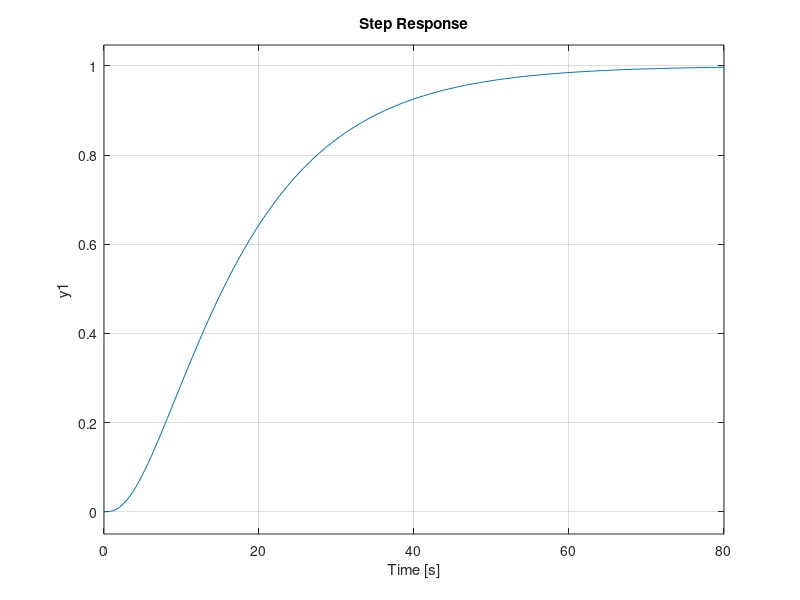
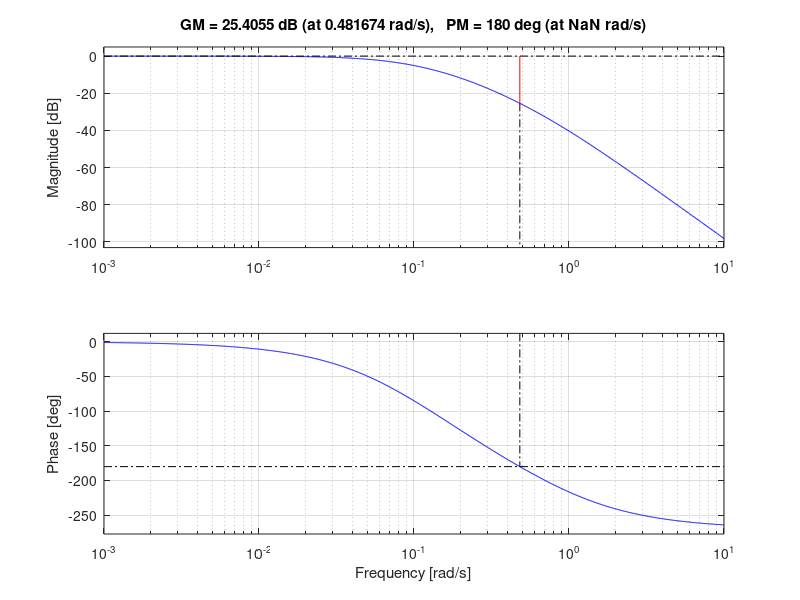
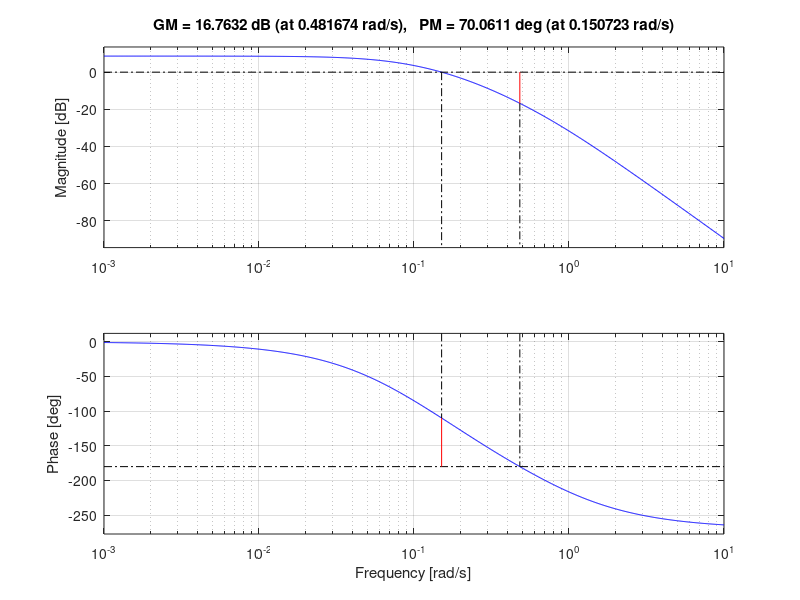
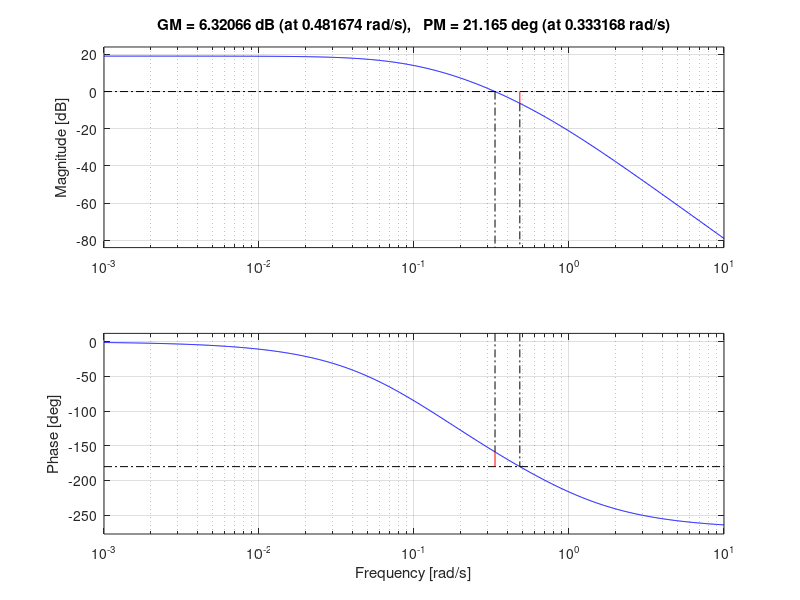

Source code (MATLAB) for these figures, in order: (Note: this script raises an error after producing the figures.)
%%Plant
time =  1:0.001:200; 
A = 1; T1=12.4; T2=5; T3 = 1.3;
num_plant = A;
den_plant = conv([T1 1], conv([T2 1],[T3 1]));
W_PLANT = tf(num_plant, den_plant)
figure('Name','Step response for W_PLANT');
step(W_PLANT)
figure('Name', 'Bode diagram for w_PLANT');
margin(W_PLANT)
%%Classic P controller for Phase margin = 70, numerical
num_p1 = 1;
den_p1 = 1;
Wp_1 = tf(num_p1, den_p1);
Wo_1 = series(Wp_1,W_PLANT);
[mag_p1,phase_p1,w_p1] = bode(Wo_1);
phase_margin_wp = 70;
phi_wp_p1 = abs((180+phase_p1)-phase_margin_wp);

[min_value_p1, phi_index_p1] = min(phi_wp_p1);
amp_p1 = mag_p1(phi_index_p1);
phase_p1(phi_index_p1);
w_p1(phi_index_p1);
AP_numerical_p1 = 1/amp_p1;

num_wpv2 = AP_numerical_p1;
den_wpv2 = 1;
Wp_v2 = tf(num_wpv2,den_wpv2);
WOp_v2 = series(Wp_v2, W_PLANT);
figure('Name','Bode for open loop with pid');
margin(WOp_v2)

WcP_v2 = feedback(WOp_v2, tf(1,1));
figure('Name', 'Step response for closed loop ');
step(WcP_v2,time)

%P controller for error signal
error_p = 0.1;
K_error = (1-error_p)/error_p;
K_error_plant = dcgain(W_PLANT);
K_error_p = K_error/K_error_plant;

num_wc_error = K_error_p;
den_wc_error = 1;
W_error_p = tf(num_wc_error, den_wc_error);
WO_error = series(W_error_p, W_PLANT);
margin(WO_error)
W_Closed_error_p = feedback(WO_error, tf(1,1));
[y,t,x] = step(W_Closed_error_p,time);
error_check = 1 - y(end);
figure('Name', 'Step response for in the prescribed error');
step(W_Closed_error_p,time);
hold
oo = ones(1, length(time));
plot(t,1.1*oo,'r',t,0.9*oo,'r') 
hold off

%PD controller for cutting frequent
wc_freq = 0.8;
TD_p_pd = T2/1.1;
TC_p_pd = 0.1*TD_p_pd;
num_p_pd = [TD_p_pd+TC_p_pd 1];
den_p_pd = [TC_p_pd 1];
W_p_pd = tf(num_p_pd, den_p_pd)
WO_p_pd = series(W_p_pd, W_PLANT)

[mag, phase] = bode(WO_p_pd, wc_freq);
Ap_p_pd = 1/mag

num_pd = Ap_p_pd * num_p_pd;
den_pd = den_p_pd;
W_pd = tf(num_pd, den_pd);

WO_pd = series(W_pd, W_PLANT);
figure('name','Bode for PD controller');
subplot(2,1,1)
margin(WO_pd)
subplot(2,1,2)
step(WO_pd,time)
W_CL_PD = feedback(WO_pd, tf(1,1));
figure('name', 'Bode and step response for closed loop')
subplot(2,1,1)
margin(W_CL_PD)
subplot(2,1,2)
step(W_CL_PD,time)

%PI controller for phase margin
pm_pi = 70;
Ti =  T1;
num_p_pi = [Ti 1];
den_p_pi = [1 0];
W_p_pi = tf(num_p_pi, den_p_pi);

WO_p_pi = series(W_p_pi, W_PLANT)

[mag_p_pi,phase_p_pi,w_p_pi] = bode(WO_p_pi);
phi = abs((180+phase_p_pi)-pm_pi);
[min_value_pi, phi_index_pi] = min(phi)
Ap_pi = Ti/mag_p_pi(phi_index_pi)

num_pi = [Ap_pi*Ti Ap_pi * 1];
den_pi = [Ti 0];
W_pi = tf(num_pi, den_pi);
WO_pi = series(W_pi, W_PLANT)
figure('name', 'Bode and step response PI controller for open loop');
margin(WO_pi);

WC_PI = feedback(WO_pi, tf(1,1));
figure('name', 'Step response PI closed loop');
step(WC_PI, time)

